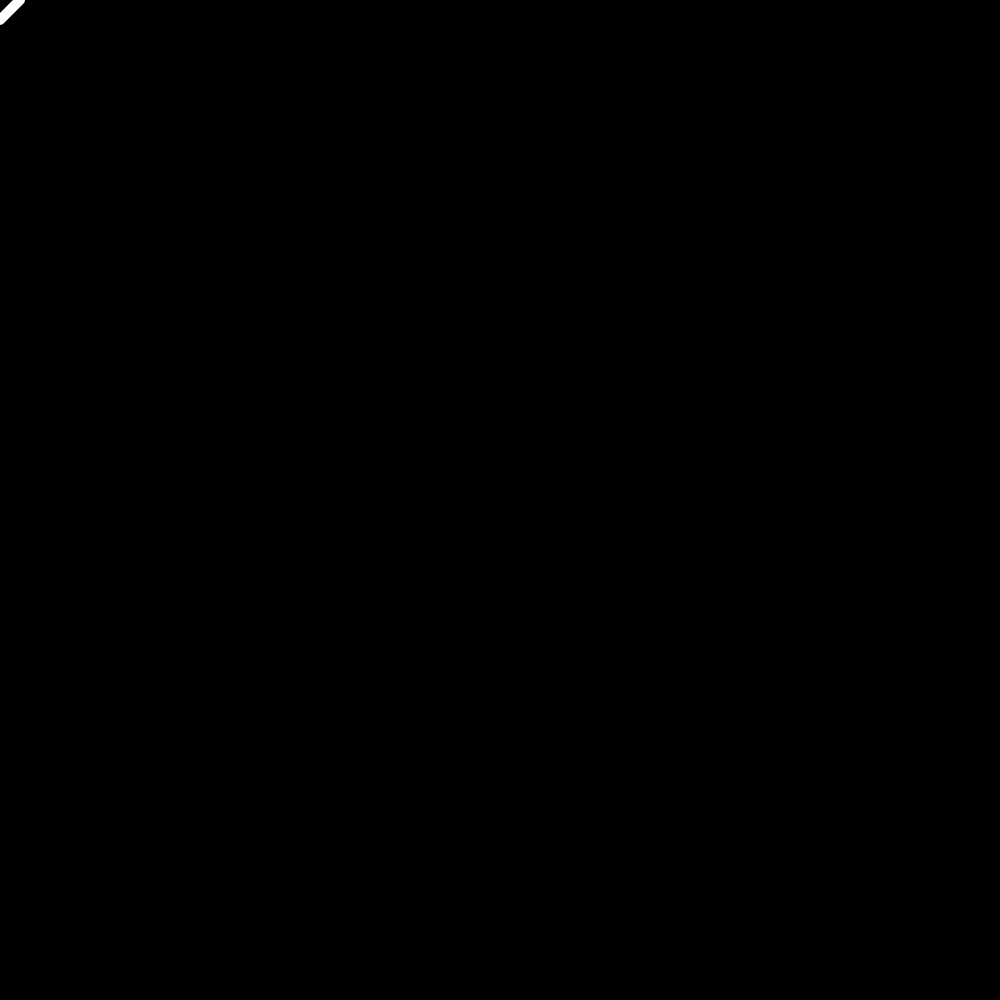
Frame 1 (no input)
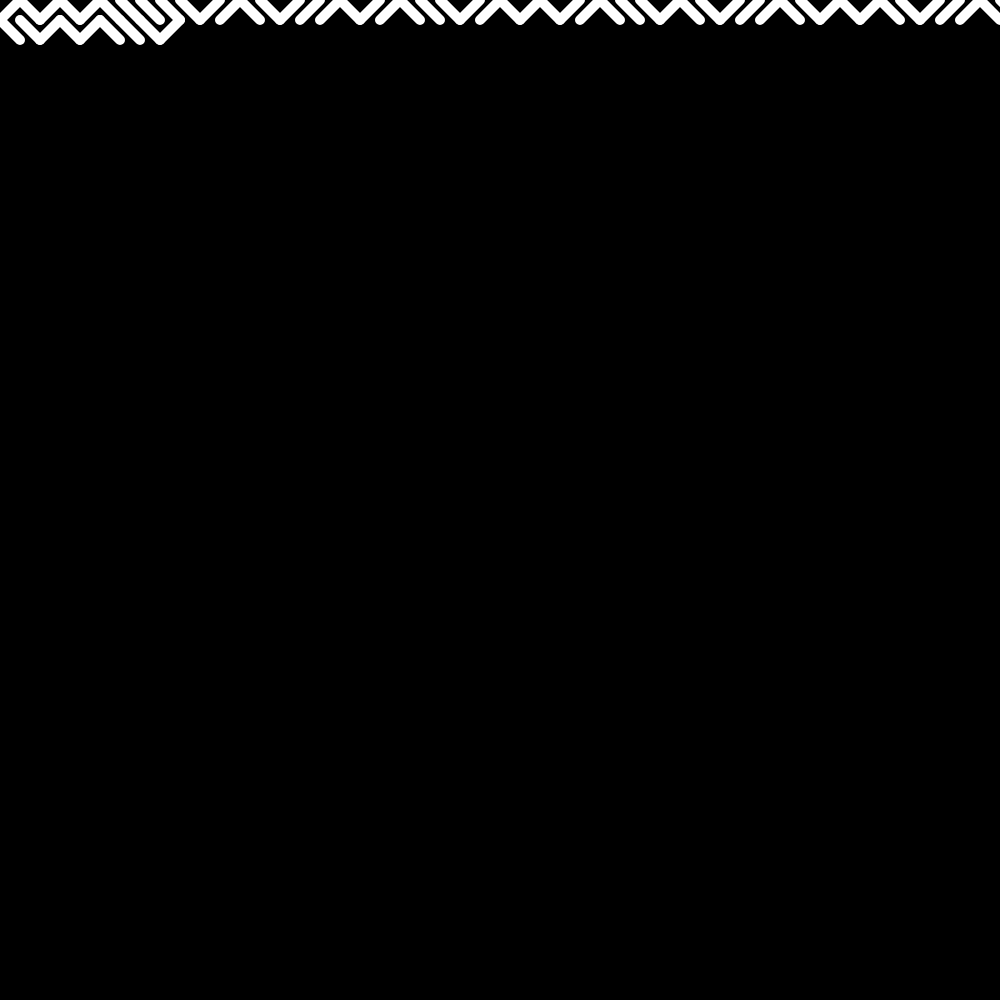
Frame 60 (no input)
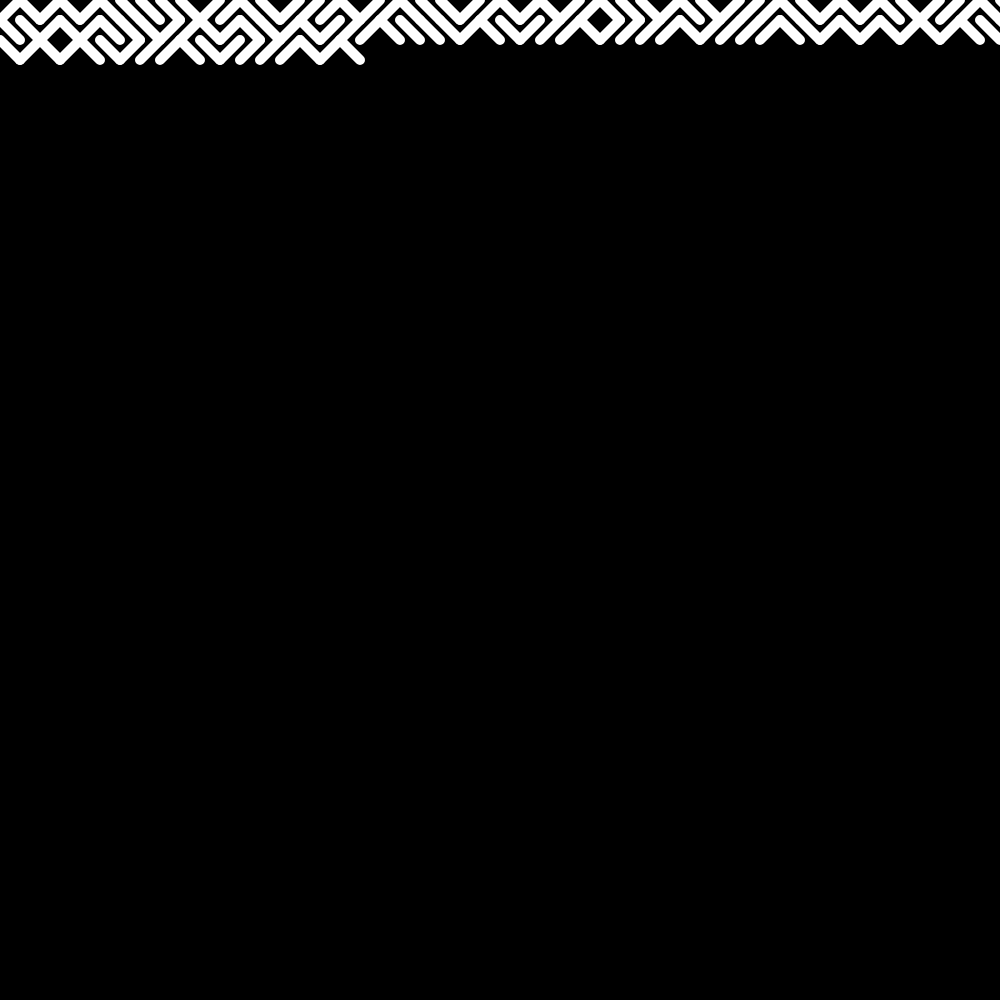
Frame 120 (the mouse pressed at the canvas centre since frame 60)

The p5.js sketch that drew these frames (run headless with seeded random() and noise() and a simulated clock; from frame 60 on, the mouse is pressed at the canvas centre):

// p5.js sketch
// ── sketch.js
let x = 0;
let y = 0;
let spacing = 20;

function setup() {
  createCanvas(1000, 1000);
  background(0);
}

function draw() {
  stroke(255);
  strokeWeight(10);
  if (random(1) < 0.5) {
    line(x, y, x + spacing, y + spacing);
  } else {
    line(x, y + spacing, x + spacing, y);
  }
  x += spacing;
  if (x > width) {
    x = 0;
    y += spacing;
  }
  
  // Draw the shape of the number 2
  noFill();
  stroke(0);
  strokeWeight(100);
  beginShape();
  vertex(250, 250);
  vertex(750, 250);
  vertex(750, 500);
  vertex(250, 500);
  vertex(250, 750);
  vertex(750, 750);
  endShape();
}
